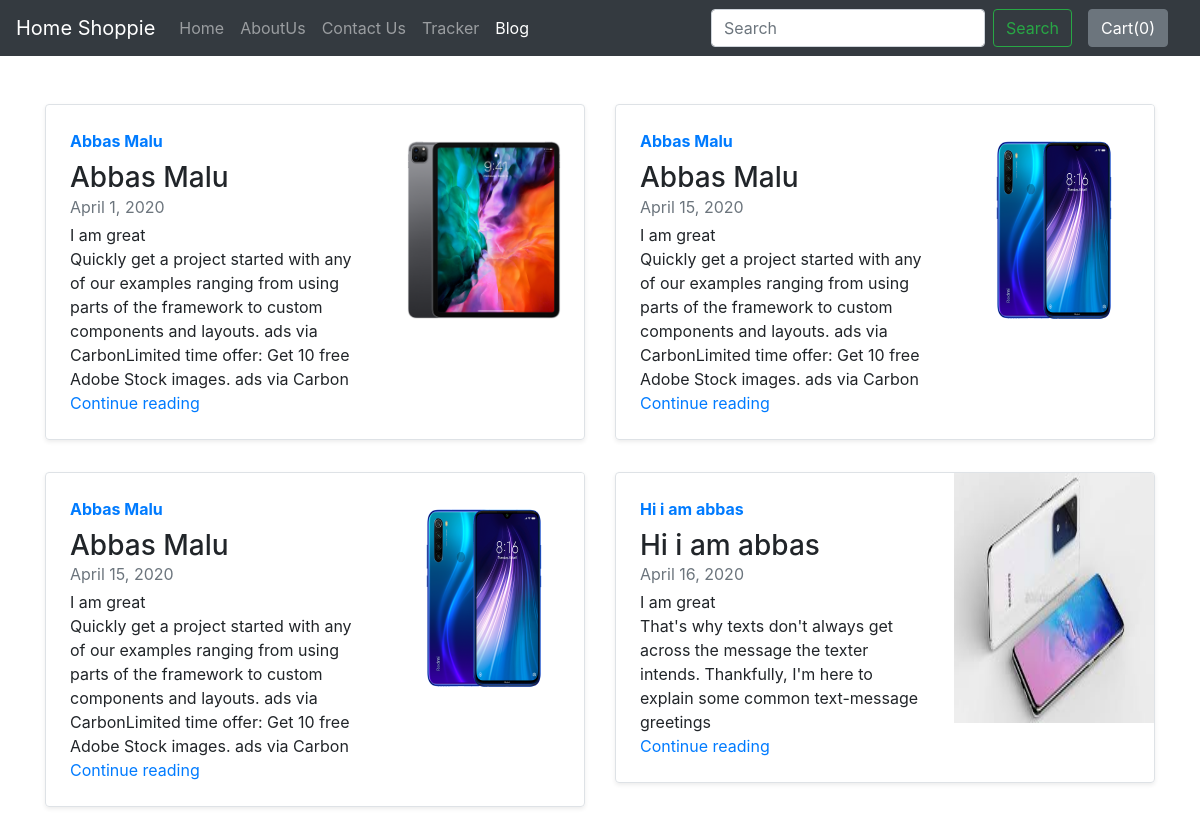
Screenshot of /blog/ with the database file from the repository.
### blog/models.py (models this page shows, shortened)
class Blogpost(models.Model):
    post_id = models.AutoField(primary_key=True)
    author = models.CharField(max_length=50, default="Abbas Malu")
    title = models.CharField(max_length=50)
    head0 = models.CharField(max_length=500, default="")
    chead0 = models.CharField(max_length=5000, default="")
    head1 = models.CharField(max_length=500, default="")
    chead1 = models.CharField(max_length=5000, default="")
    head2 = models.CharField(max_length=500, default="")
    chead2 = models.CharField(max_length=5000, default="")
    pub_date = models.DateField()
    thumbnail = models.ImageField(upload_to='shop/images', default="")

### blog/views.py (the view)
# urls.py: path('', views.index),
def index(request,):
    mypost = Blogpost.objects.all()
    return render(request, 'blog/index.html', {'mypost' : mypost})

### blog/templates/blog/index.html (shortened to what this page needs)
{% extends 'blog/basic.html' %}
{% block blog %}active{% endblock %}
{% block body %}
  <div class="container mt-5">
    <div class="row mb-2 ">
  {% for item in mypost %}
      <div class="col-md-6">
        <div class="row no-gutters border rounded overflow-hidden flex-md-row mb-4 shadow-sm h-md-250 position-relative">
          <div class="col p-4 d-flex flex-column position-static">
            <strong class="d-inline-block mb-2 text-primary">{{item.title}}</strong>
            <h3 class="mb-0">{{item.title}}</h3>
            <div class="mb-1 text-muted">{{item.pub_date}}</div>
            <p class="card-text mb-auto"> {{item.head1}} </p>
            <p class="card-text mb-auto"> {{item.chead1}} </p>
            <a href="/blog/blogpost/{{item.post_id}}" class="stretched-link">Continue reading</a>
          </div>
          <div class="col-auto d-none d-lg-block">
            <img src="/media/{{item.thumbnail}}" class="bd-placeholder-img" width="200" height="250">
          </div>
        </div>
      </div>
    {% if forloop.counter|divisibleby:2 %}
    </div><div class="row mb-2 ">
    {% endif %}
  {% endfor %}
  </div>
 {% endblock %}

### rows the page displays
Blogpost: title "Abbas Malu", pub_date "April 1, 2020", head1 "I am great", chead1 "Quickly get a project started with any of our examples ranging from using parts of the framework to custom components and layouts. ads via CarbonLimited time offer: Get 10 free Adobe Stock images. ads via Carbon", thumbnail (picture)
Blogpost: title "Abbas Malu", pub_date "April 15, 2020", head1 "I am great", chead1 "Quickly get a project started with any of our examples ranging from using parts of the framework to custom components and layouts. ads via CarbonLimited time offer: Get 10 free Adobe Stock images. ads via Carbon", thumbnail (picture)
Blogpost: title "Abbas Malu", pub_date "April 15, 2020", head1 "I am great", chead1 "Quickly get a project started with any of our examples ranging from using parts of the framework to custom components and layouts. ads via CarbonLimited time offer: Get 10 free Adobe Stock images. ads via Carbon", thumbnail (picture)
Blogpost: title "Hi i am abbas", pub_date "April 16, 2020", head1 "I am great", chead1 "That's why texts don't always get across the message the texter intends. Thankfully, I'm here to explain some common text-message greetings", thumbnail (picture)
